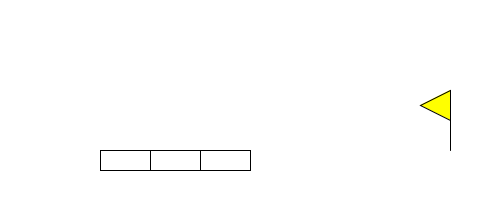
Frame 1 (no input)
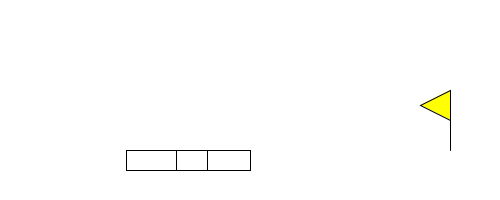
Frame 60 (the mouse pressed at the canvas centre just before this capture)
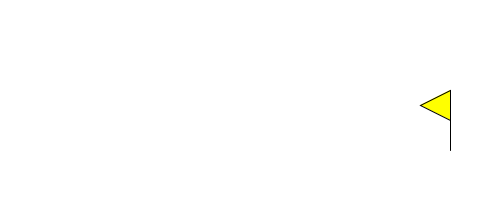
Frame 120 (the mouse held since frame 60 and released just before this capture)

The Processing sketch that drew these frames (run headless with seeded random() and noise(); from frame 60 on, the mouse is pressed at the canvas centre):

// Processing sketch: processing_174785
// ── processing_174785.pde

int d0;
int d1;
int d2;
int c=25;
int i=0;
int j=0;
int k=0;



void setup () {
 size (500,200);
d0=100; d1=d0+50; d2=d1+50;
frameRate(10);
}

void draw() { 
   background(255); 
  banderita(450,150);
  if(i<=c){
  segmento(d0+i,150,50-i,20);
  segmento(d1,150,50,20);
  segmento(d2,150,50,20);
  i=i+1;
  }
  else if(j<=c){
  segmento(d0+i,150,50-i+j,20);
  segmento(d1+j,150,50-j,20);
  segmento(d2,150,50,20);
  j++;
  }
  else if(k<=c){
  segmento(d0+i,150,50-i+j,20);
  segmento(d1+j,150,50-j+k,20);
  segmento(d2+k,150,50-k,20);
  k++;
  }
  else if(k<=c){
  segmento(d0+i,150,50-i+j,20);
  segmento(d1+j,150,50-j+k,20);
  segmento(d2+k,150,50-k,20);
  k++;
  }
}

void segmento (int xi, int yi, int ancho, int alto){
 rect(xi,yi,ancho,alto); 
}

void banderita(float Xi, float Yi){
line(Xi,Yi,Xi,Yi-60);
fill(255,255,0);
triangle(Xi,Yi-60, Xi-30,Yi-45,Xi,Yi-30);
noFill(); 
}
